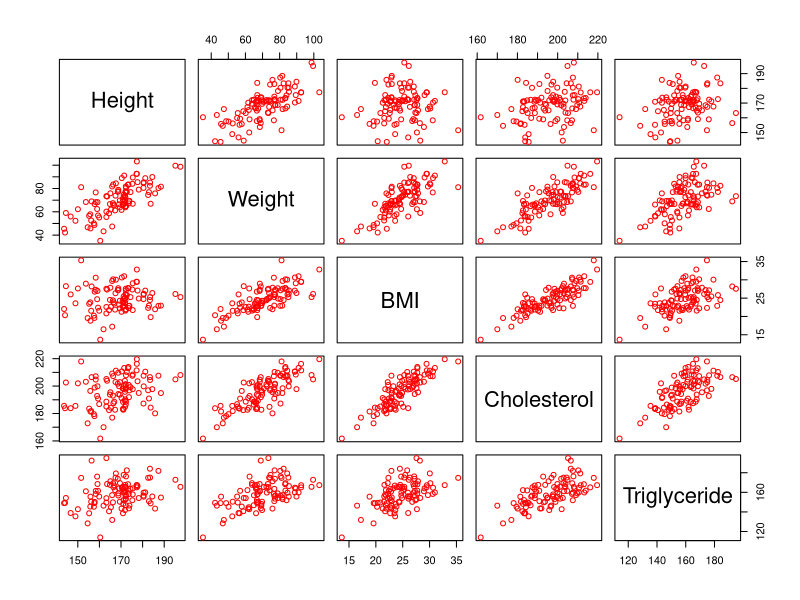
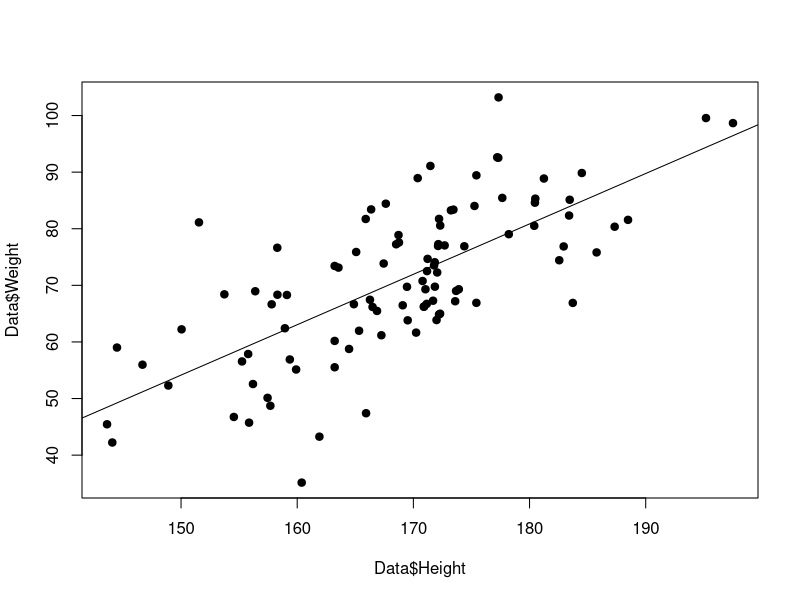
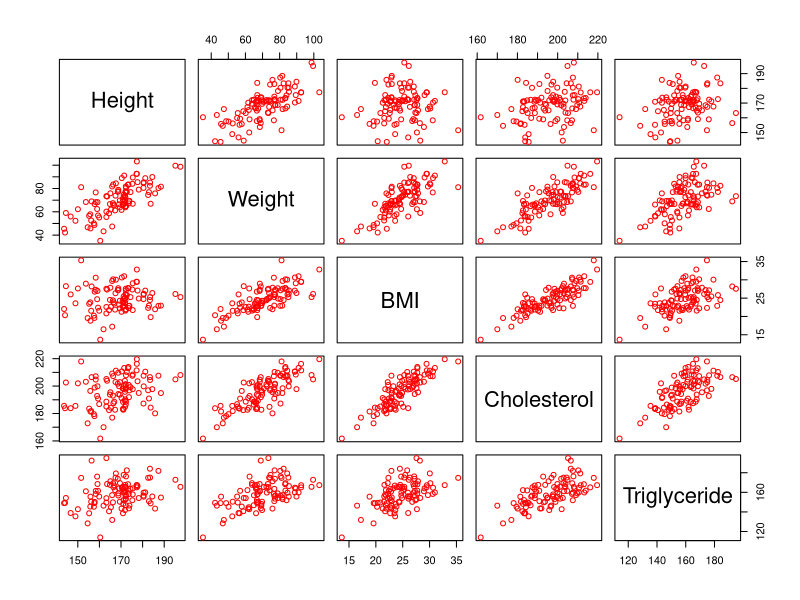

R code for these plots, in order:
Data=read.table("Example.txt", header = TRUE) #讀取Example.txt，並存成"Data"這個物件(資料表格式)
head(Data, 10) #看"Data"這個資料表的前10個row
summary(Data) #看"Data"這個資料表的所有變項的基本資訊


Color = "red"
plot(Data, col = Color)

Data = read.table("Example.txt", header = TRUE) #讀取Example.txt，並存成"Data"這個物件(資料表格式)

Color = "red"          #指定顏色

pdf("plot.pdf")      #開啟一個pdf file，路徑為"plot.pdf"
plot(Data, col = Color) #將圖畫到開啟中的pdf file上去
dev.off()            #關掉這個pdf file

Result = lm(Weight~Height, data = Data) #linear regression test
Result
summary(Result)
plot(Data$Height, Data$Weight, pch = 19)
abline(Result)

Data=read.table("Example.txt", header = TRUE)
colnames(Data)    # 列出所有的欄位名稱
colnames(Data)[1] # 列出第一個欄位名稱

Result1 = lm(Data[,"Weight"]~Data[,"Height"])
summary(Result1)

Result1 = cor.test(Data[,"Weight"], Data[,"Height"], method = "pearson") # Pearson correlation
Result1
Result2 = cor.test(Data[,"Weight"], Data[,"Height"], method = "spearman") # Spearman correlation
Result2